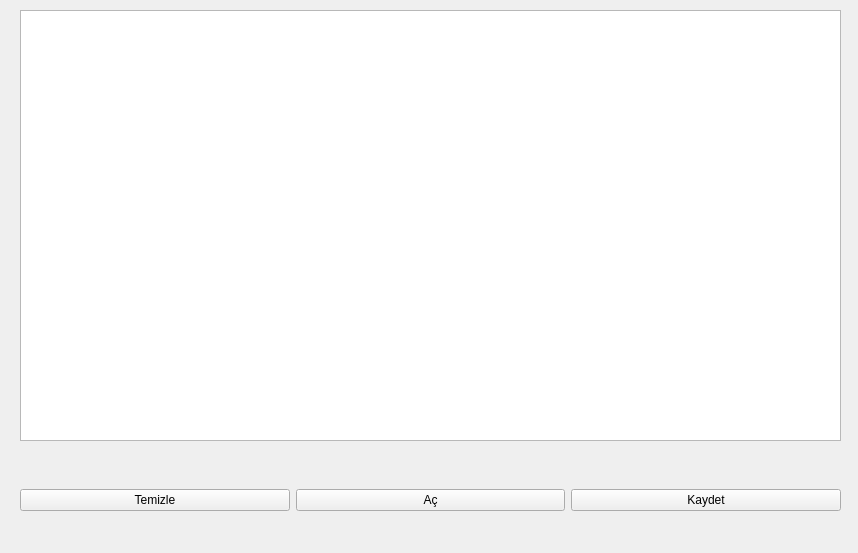
<?xml version="1.0" encoding="UTF-8"?>
<ui version="4.0">
 <class>Form</class>
 <widget class="QWidget" name="Form">
  <property name="geometry">
   <rect>
    <x>0</x>
    <y>0</y>
    <width>858</width>
    <height>553</height>
   </rect>
  </property>
  <property name="windowTitle">
   <string>Form</string>
  </property>
  <widget class="QWidget" name="horizontalLayoutWidget">
   <property name="geometry">
    <rect>
     <x>20</x>
     <y>460</y>
     <width>821</width>
     <height>80</height>
    </rect>
   </property>
   <layout class="QHBoxLayout" name="horizontalLayout">
    <item>
     <widget class="QPushButton" name="pushButton_2">
      <property name="text">
       <string>Temizle</string>
      </property>
     </widget>
    </item>
    <item>
     <widget class="QPushButton" name="pushButton">
      <property name="text">
       <string>Aç</string>
      </property>
     </widget>
    </item>
    <item>
     <widget class="QPushButton" name="pushButton_3">
      <property name="text">
       <string>Kaydet</string>
      </property>
     </widget>
    </item>
   </layout>
  </widget>
  <widget class="QTextEdit" name="textEdit">
   <property name="geometry">
    <rect>
     <x>20</x>
     <y>10</y>
     <width>821</width>
     <height>431</height>
    </rect>
   </property>
  </widget>
 </widget>
 <resources/>
 <connections/>
</ui>
